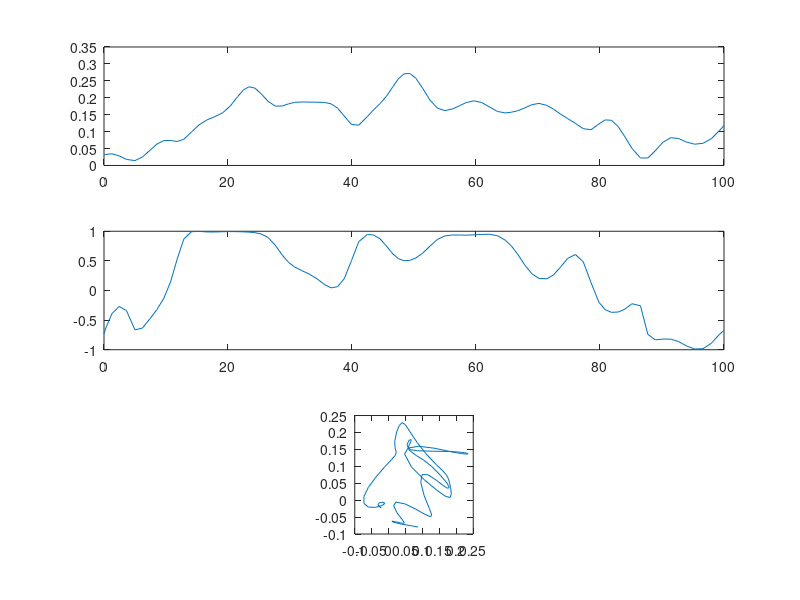
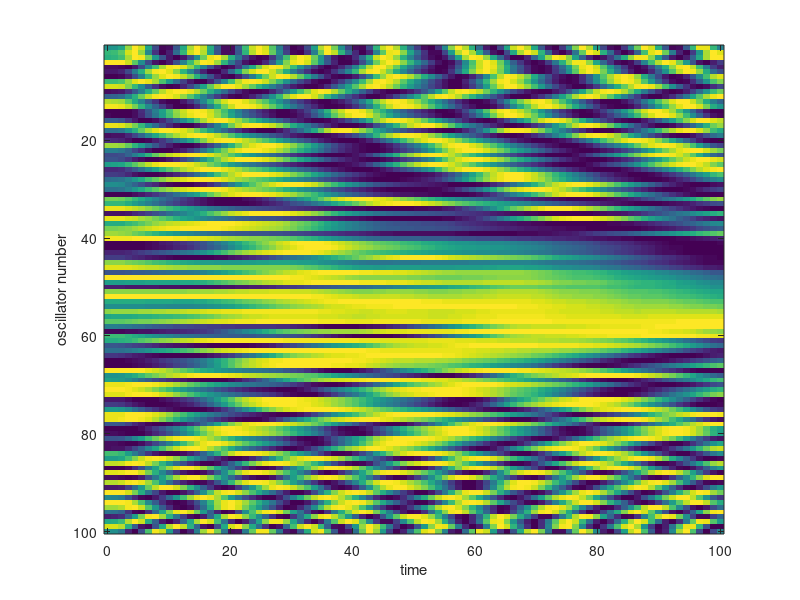

Source code (MATLAB) for these figures, in order:
clear;
load osc.txt
load order.txt
[~,NOSC] = size(osc);
NOSC=NOSC-1;

% get frequencies and phases
ws = osc(1,2:end);
phs = osc(2:end,2:end);

% time
t = osc(2:end,1);

% order parameter
r = order(:,2);
psi = order(:,3);

%% plot
figure(1); clf;
subplot(311);
plot(t,r);
subplot(312);
plot(t,sin(psi));
subplot(313);
plot(r.*cos(psi),r.*sin(psi))
axis square

%% raster plot
figure(2); clf;
imagesc(t,1:NOSC,sin(phs)');
xlabel('time')
ylabel('oscillator number')